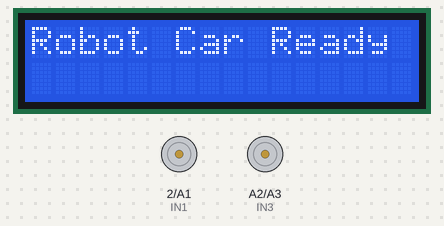
Bench run of a sketch on a simulated Arduino Uno, built with avr-gcc and run on an emulated ATmega328P. On the bench: 16×2 character LCD, motor-driver pin pairs drawn as motors (green arrow = first pin HIGH = forward, orange = second pin HIGH = backward, longer = more drive, scaled by the enable pin).

Above: at 0.1 s.
At 2.1 s:
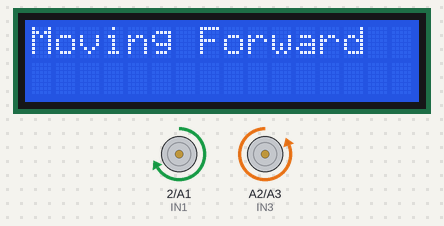
At 12.1 s:
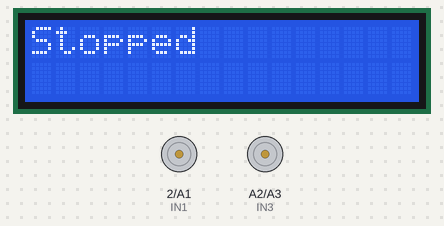
Timing chart, 0 to 13.6 s (numbered marks = the images above):
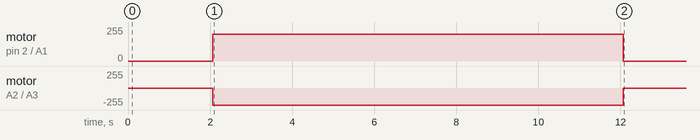

The sketch:

runforwardtask.ino
```cpp
#include <LiquidCrystal.h>

// LCD pins: RS=D8, EN=D9, D4=D4, D5=D5, D6=D6, D7=D7 (used by shield)
LiquidCrystal lcd(8, 9, 4, 5, 6, 7);

// L298N motor driver pins
int ENA = 3;   // PWM for left motor
int IN1 = 2;   // Direction 1
int IN2 = A1;  // Direction 2
int IN3 = A2;  // Direction 3
int IN4 = A3;  // Direction 4
int ENB = A4;  // PWM or ON/OFF for right motor

void setup() {
  // LCD setup
  lcd.begin(16, 2);
  lcd.setCursor(0, 0);
  lcd.print("Robot Car Ready");
  delay(2000);

  // Motor pins setup
  pinMode(ENA, OUTPUT);
  pinMode(ENB, OUTPUT);
  pinMode(IN1, OUTPUT);
  pinMode(IN2, OUTPUT);
  pinMode(IN3, OUTPUT);
  pinMode(IN4, OUTPUT);

  // Start moving forward
  lcd.clear();
  lcd.setCursor(0, 0);
  lcd.print("Moving Forward");

  digitalWrite(IN1, HIGH);
  digitalWrite(IN2, LOW);
  digitalWrite(IN3, LOW);
  digitalWrite(IN4, HIGH);

  analogWrite(ENA, 200);  // Left motor speed (0–255)
  analogWrite(ENB, 200);  // Right motor speed (0–255)

  delay(10000);  // Move for 10 seconds

  // Stop
  analogWrite(ENA, 0);
  analogWrite(ENB, 0);

  lcd.clear();
  lcd.setCursor(0, 0);
  lcd.print("Stopped");
}

void loop() {
  // Nothing here — runs once
}
```

Measured:
- what the display in image 1 shows lasts 10.0 s, from 2.1 s to 12.1 s
